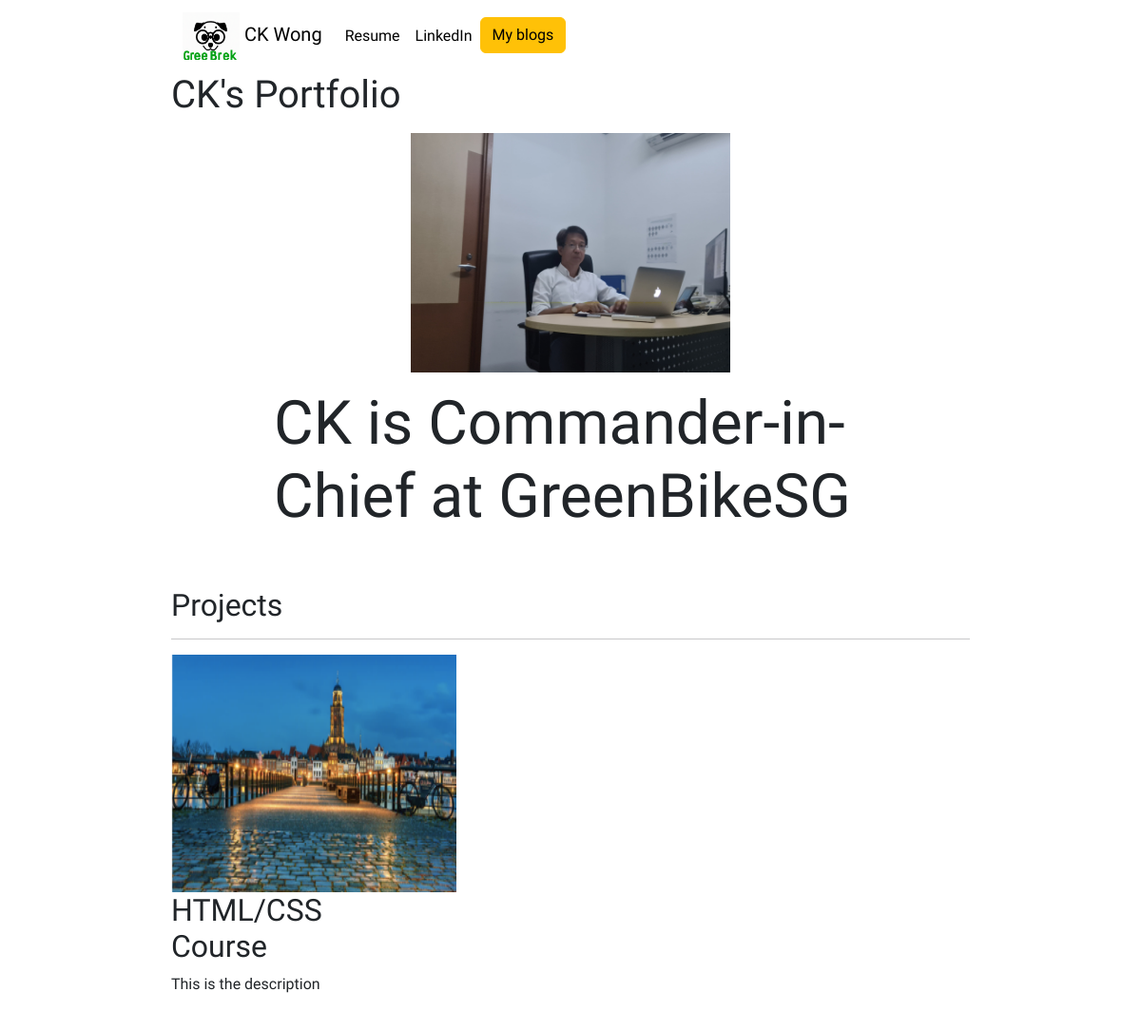
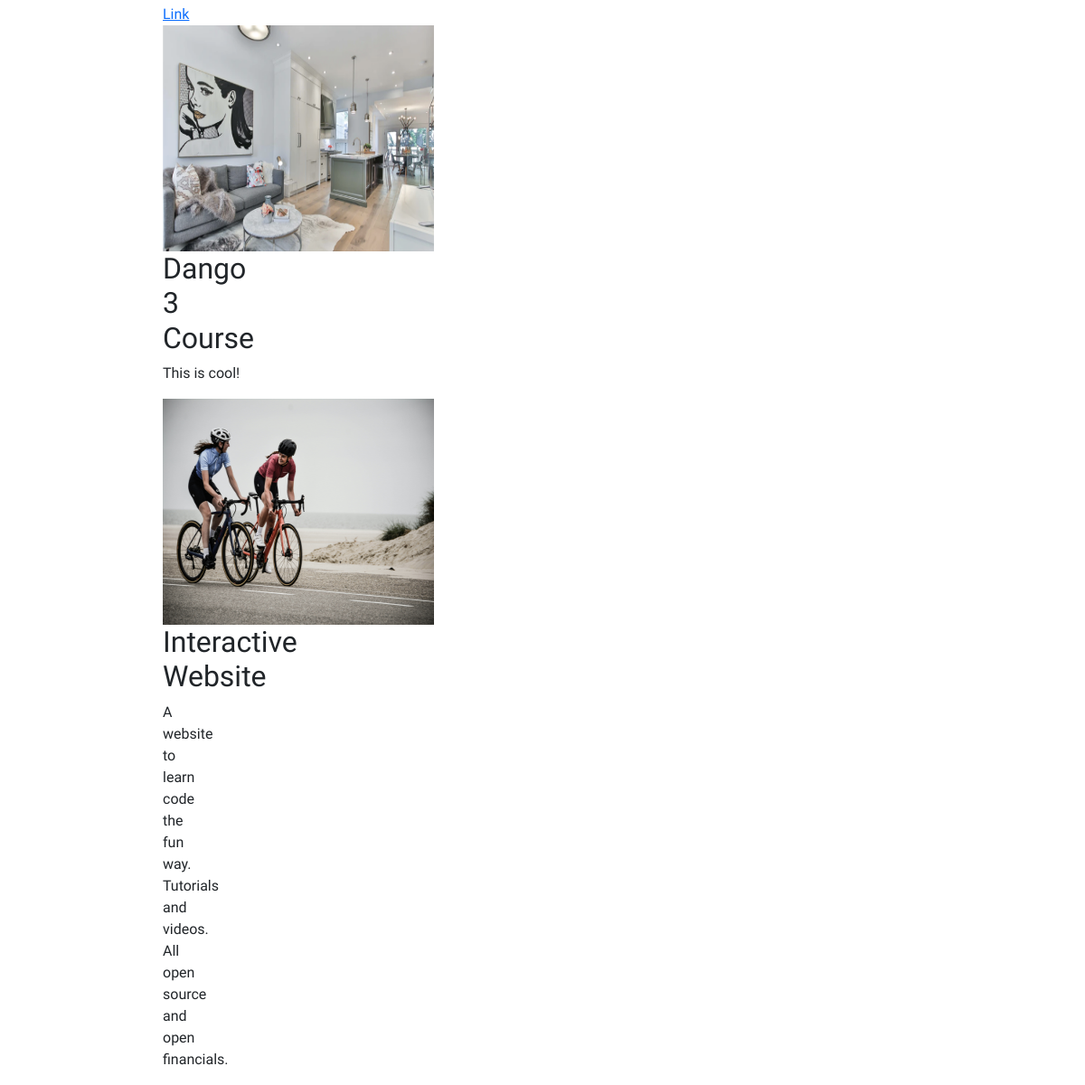
The page / on the database its author committed (2 pictures, top to bottom).
### portfolio/models.py (models this page shows, shortened)
class Project(models.Model):
    title = models.CharField(max_length=100)
    description = models.CharField(max_length=250)
    image = models.ImageField(upload_to="portfolio/images/", blank=True)
    url = models.URLField(blank=True)

### portfolio/views.py (the view)
# urls.py: 2. Add a URL to urlpatterns:  path('', views.home, name='home')
def home(request):
    projects = Project.objects.all()
    return render(request, "portfolio/home.html", {"projects": projects})

### portfolio/templates/portfolio/home.html
{% extends 'portfolio/base.html' %}
{% load static %}
{% block content %}
<h1>CK's Portfolio</h1>
<div class="row justify-content-center my-3">
    <div class="col-5">
        <img src="{% static 'portfolio/profile_photo.jpg' %}" class="img-fluid">
    </div>
</div>
<div class="row justify-content-center mb-3">
    <div class="col-md-9 text-center">
        <h1 id="hometext" class="font-weight-bold">CK is Commander-in-Chief at GreenBikeSG</h1>
    </div>
</div>
<h2 class="mt-5">Projects</h2>
<hr>
<div class="row">
    {% for project in projects %}
    <div class="col-lg-4" col-md-6>
        <img src="{{ project.image.url }}" height="250" width="300">
        <h2>{{ project.title }}</h2>
        <p>{{ project.description }}</p>
        {% if project.url %}
        <br>
        <a href="{{ project.url }}">Link</a>
        {% endif %}
    {% endfor %}
    </div>
</div>
{% endblock content %}

### portfolio/static/portfolio/style.css (style rules this page uses)
body { font-family: 'Nunito Sans'; text-align: left; margin-left: 180px; margin-right: 180px; }
@media (min-width: 992px) { #hometext { font-size: 4rem; text-align: left; } }

### rows shown on the page
Project: image (picture), title "HTML/CSS Course", description "This is the description"
Project: image (picture), title "Dango 3 Course", description "This is cool!"
Project: image (picture), title "Interactive Website", description "A website to learn code the fun way. Tutorials and videos. All open source and open financials."
